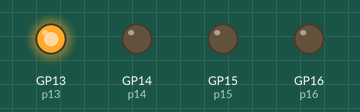
Simulated run of this program. Board: Raspberry Pi Pico running MicroPython. Shown: output pins drawn as LEDs (lit = HIGH). At 12.0 s the program stops and its outputs stay as they are.

Above: at 0.05 s.
At 0.75 s:
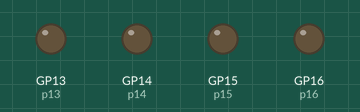
At 1.45 s:
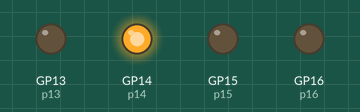
At 1.85 s:
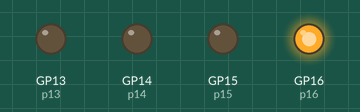
At 2.85 s:
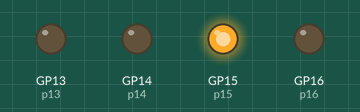
Timing chart, 0 to 3.1 s (numbered marks = the images above):
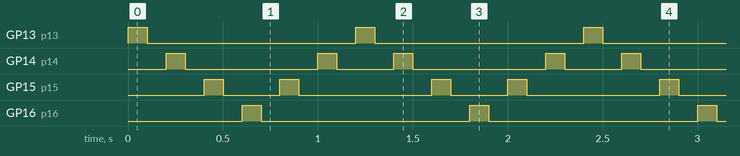

Measured:
- by itself, GP13 (p13), GP16 (p16): alternates HIGH for 0.10 s and LOW for 1.1 s, 20 changes in all, then stays LOW
- by itself, GP14 (p14): repeats every 1.2 s: LOW 0.70 s, HIGH 0.10 s, LOW 0.30 s, HIGH 0.10 s
- by itself, GP15 (p15): repeats every 1.2 s: LOW 0.30 s, HIGH 0.10 s, LOW 0.70 s, HIGH 0.10 s, until it stays LOW from 11.7 s

The program:

Lab_2-2.py
```python
from machine import Pin
import  time

p13 = Pin(13,Pin.OUT)
p14 = Pin(14,Pin.OUT)
p15 = Pin(15,Pin.OUT)
p16 = Pin(16,Pin.OUT)

for i in range(0,10,1): #สั่งไฟวิ่ง 10 รอบ
    p13.on()
    time.sleep_ms(100)
    p13.off()
    time.sleep_ms(100)

    p14.on()
    time.sleep_ms(100)
    p14.off()
    time.sleep_ms(100)

    p15.on()
    time.sleep_ms(100)
    p15.off()
    time.sleep_ms(100)

    p16.on()
    time.sleep_ms(100)
    p16.off()
    time.sleep_ms(100)

    p15.on()
    time.sleep_ms(100)
    p15.off()
    time.sleep_ms(100)

    p14.on()
    time.sleep_ms(100)
    p14.off()
    time.sleep_ms(100)
```
